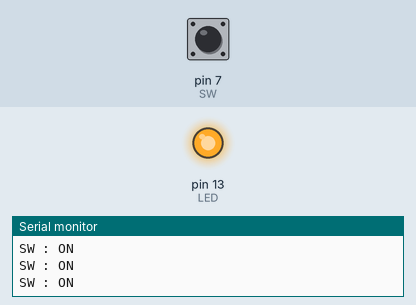
Simulated run of this sketch. Board: Arduino Uno, built with avr-gcc and run on an emulated ATmega328P. On the bench: output pins drawn as LEDs (lit = HIGH), the last lines printed to the serial monitor. Dashed ring = blinking. The inputs (shaded band) are chosen by the test bench; at power-on: pin 7 (SW) LOW.

Above: at 1.2 s.
1.3 s: pin 7 (SW) pulled HIGH for 0.15 s
At 1.38 s:
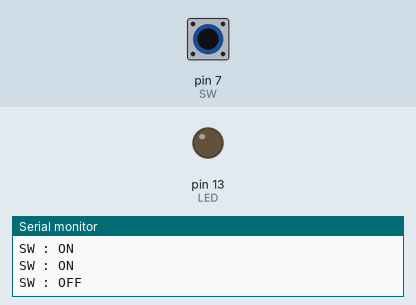
2.9 s: pin 7 (SW) pulled HIGH for 0.15 s
At 3.5 s:
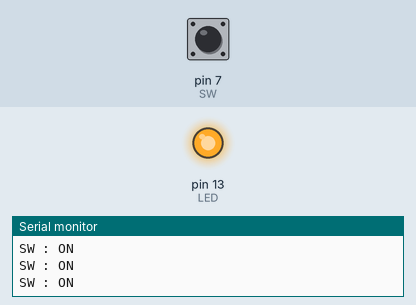
6.0 s: pin 7 (SW) pulled HIGH for 1 s
At 6.8 s:
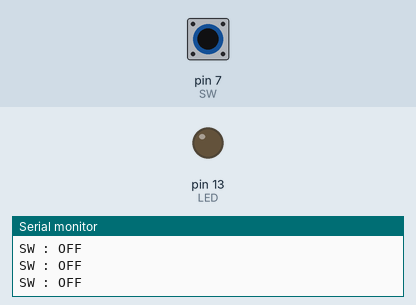
10.0 s: pin 7 (SW) pulled HIGH for 3.2 s
At 13.5 s:
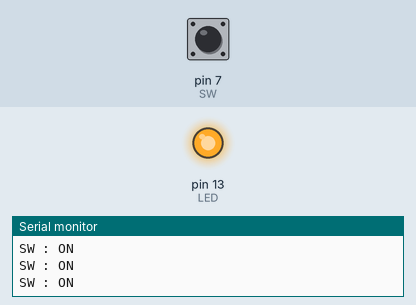
14.7 s: pin 7 (SW) pulsed HIGH 2 times (0.12 s each, 0.3 s apart)
At 14.91 s:
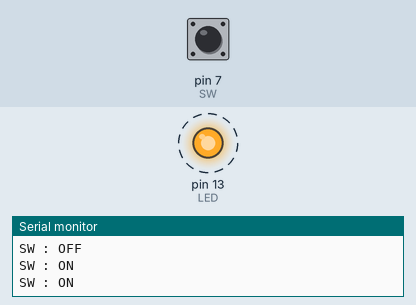
18.3 s: pin 7 (SW) pulsed HIGH 2 times (0.12 s each, 0.3 s apart)
At 19.1 s:
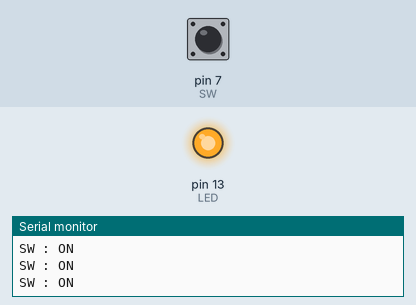
Timing chart, 0 to 21.3 s (numbered marks = the images above; inputs shaded):
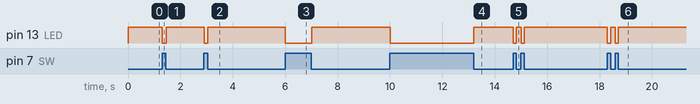

The sketch:

push.ino
```cpp
// Digital Counter (1단계)

int LED = 13;                       //LED를 아두이노 13번 핀 연결
int SW = 7;                         //푸시 버튼 입력을 아두이노 7번 핀 연결

void setup() {
    pinMode(LED, OUTPUT);           //13번 핀(LED)을 출력으로 설정
    pinMode(SW, INPUT);             //7번 핀(SW)을 입력으로 설정
    Serial.begin(9600);             //시리얼 통신 초기화
}

void loop() {
    int state = digitalRead(SW);    /* 7번 핀(SW)으로 디지털 데이터를 입력 받아
                                        int형 변수 state에 저장*/

    if (state == HIGH) {            //변수 state에 저장된 값이 HIGH(버튼을 뗐을때)이면
        digitalWrite(LED, LOW);     //13번 핀(LED)으로 LOW(0V)를 출력
        Serial.println("SW : OFF"); //시리얼 모니터에 "SW : OFF" 출력 후 줄 바꿈
    }
    else {                          //변수 state에 저장된 값이 LOW(버튼 누름)이면
        digitalWrite(LED, HIGH);    //13번 핀(LED)으로 HIGH(5V)를 출력
        Serial.println("SW : ON");  //시리얼 모니터에 "SW : ON" 출력 후 줄 바꿈
    }
}
```

Measured:
- after the input at 1.3 s, pin 13 (LED): HIGH → LOW at once, → HIGH 0.15 s later
- after the input at 2.9 s, pin 13 (LED): HIGH → LOW at once, → HIGH 0.15 s later
- after the input at 6.0 s, pin 13 (LED): HIGH → LOW at once, → HIGH 1.0 s later
- after the input at 10.0 s, pin 13 (LED): HIGH → LOW at once, → HIGH 3.2 s later
- after the input at 14.7 s, pin 13 (LED): alternates HIGH for 0.18 s and LOW for 0.12 s, 4 changes in all, then stays HIGH, starting at once
- after the input at 18.3 s, pin 13 (LED): alternates HIGH for 0.18 s and LOW for 0.12 s, 4 changes in all, then stays HIGH, starting at once
